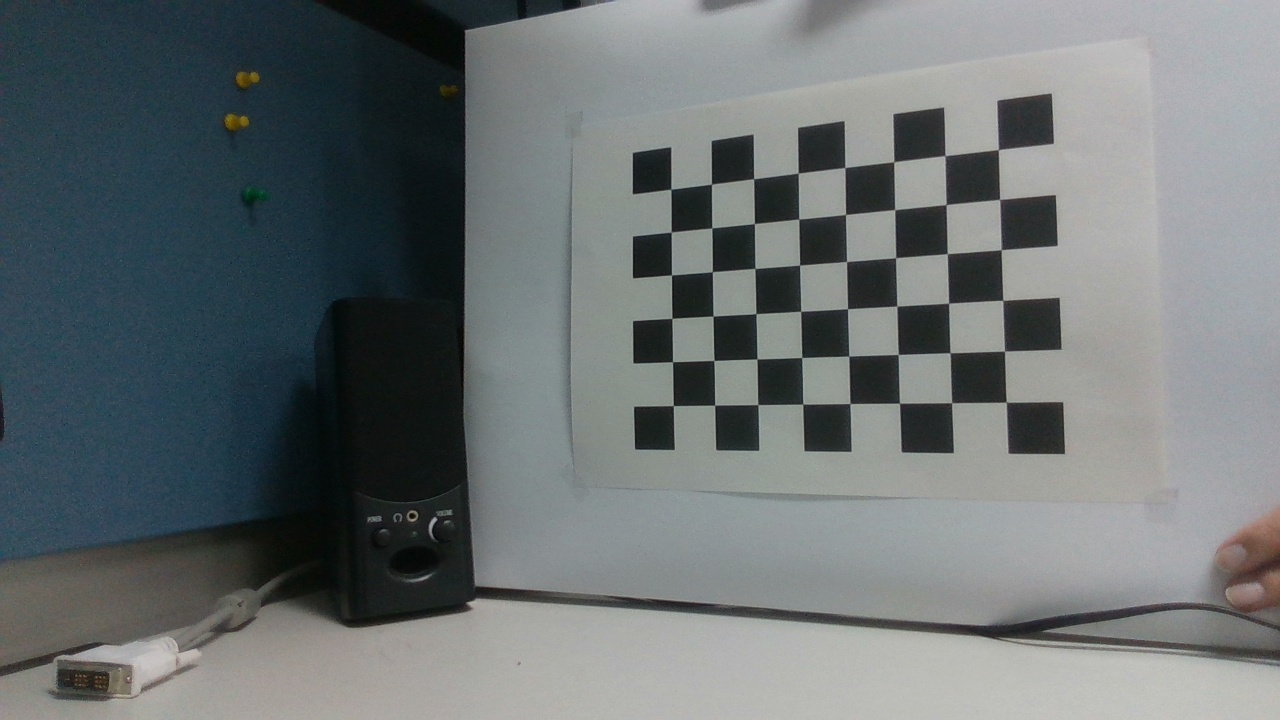
#> input picture tools/homography-matrix/1.jpg, 1280 x 720 px
$ python calculate-homography.py
#> lines starting #> are read from the running program, lines starting #| are printed output that depends on the picture
import cv2

img1 = cv2.imread("1.jpg", 0)
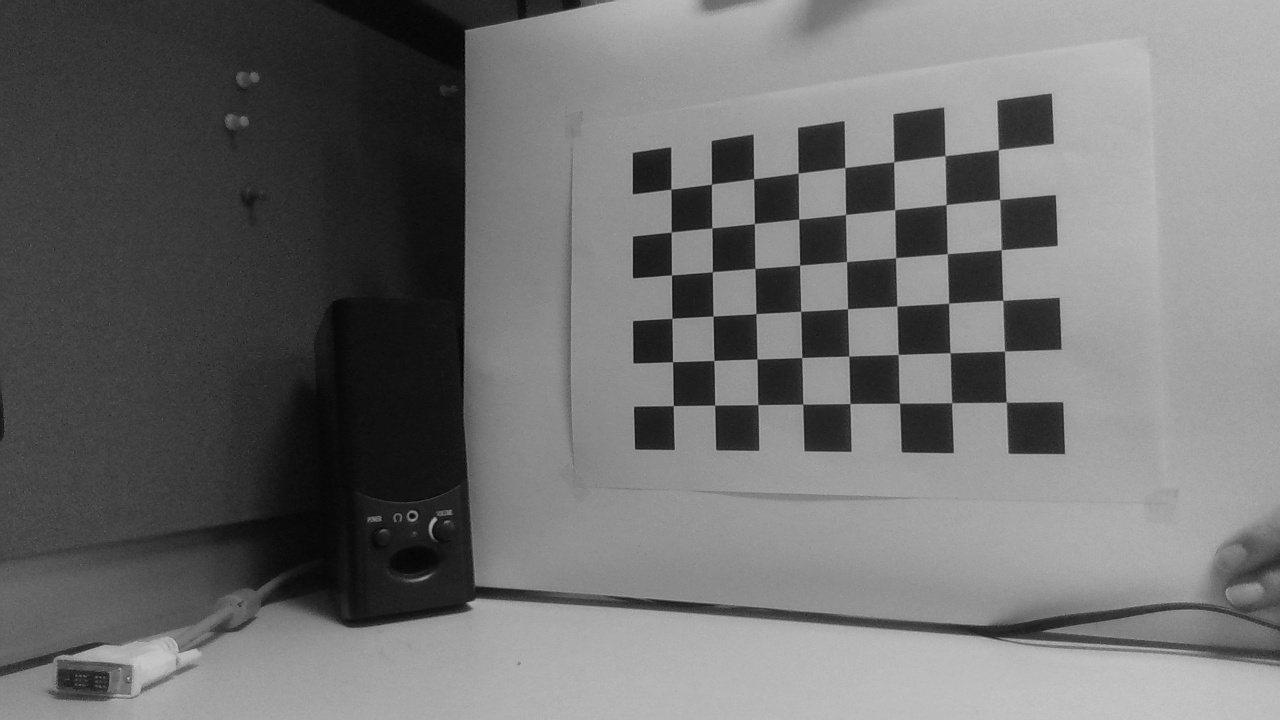
#> img1: shape (720, 1280); min 1, max 202, mean 110.9
img2 = cv2.imread("2.jpg", 0)
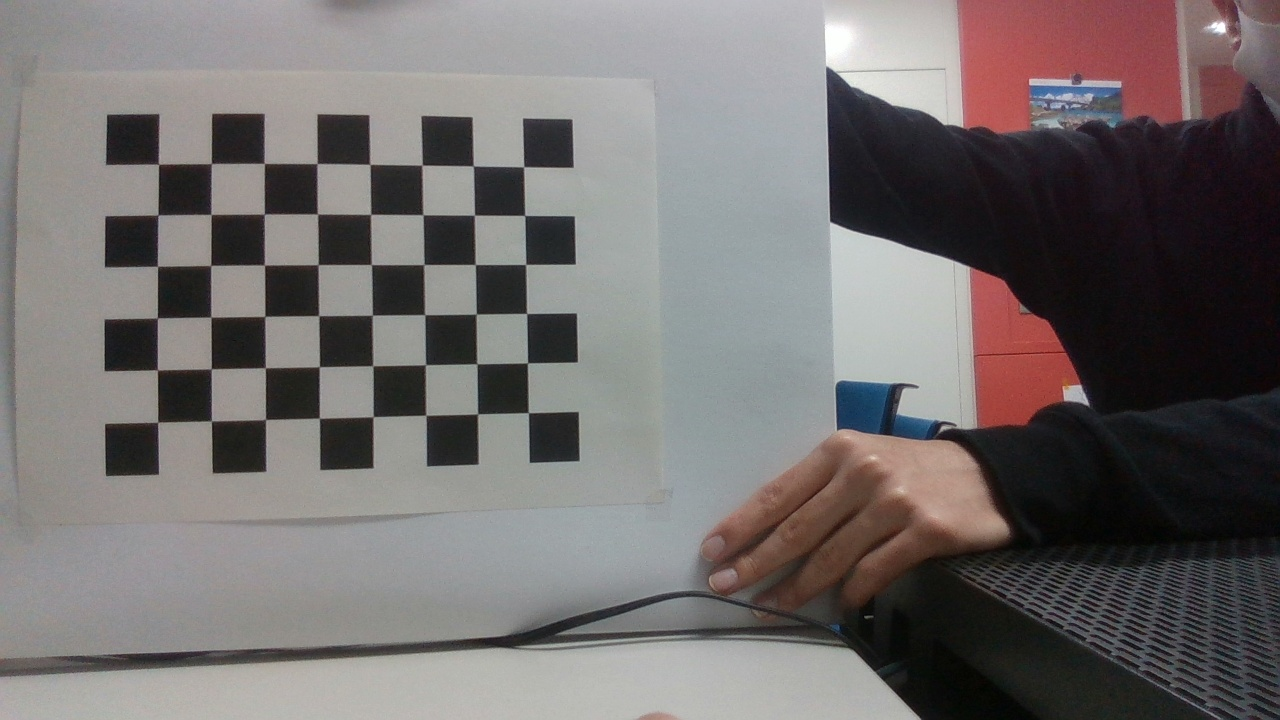
#> input picture tools/homography-matrix/2.jpg, 1280 x 720 px
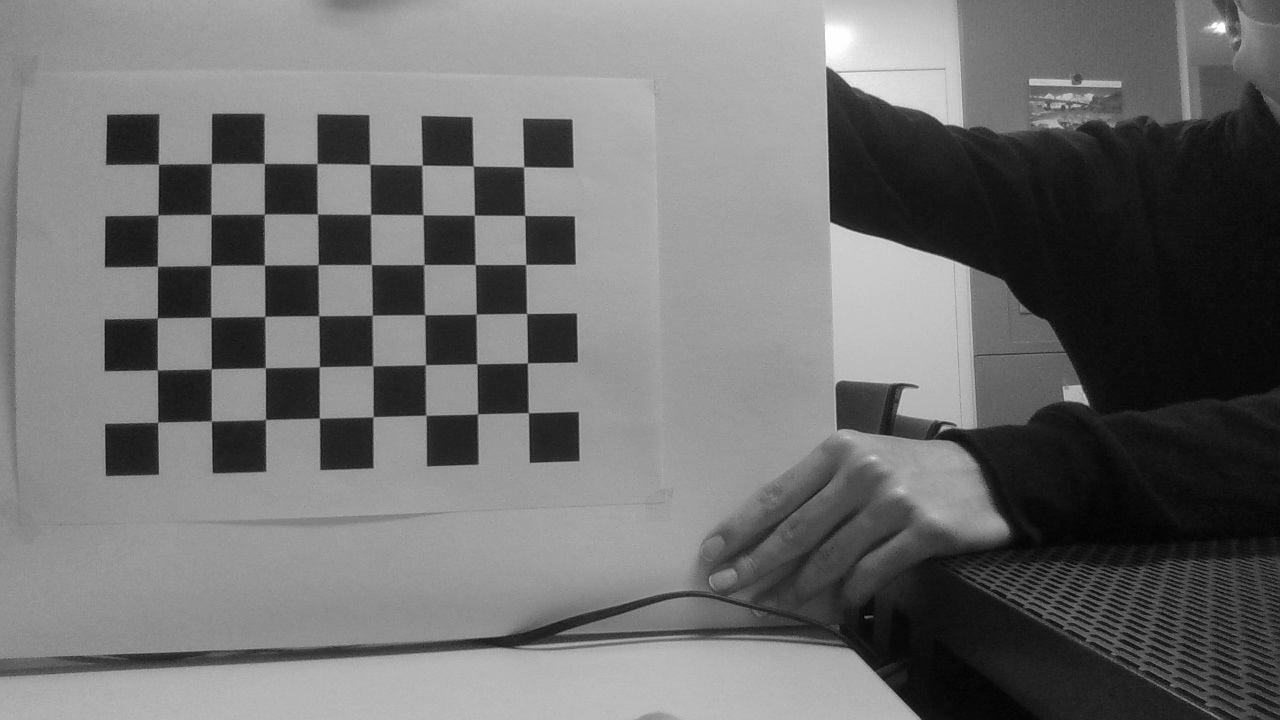
#> img2: shape (720, 1280); min 0, max 255, mean 111.6

patternSize = (8,6)

ret1, corners1 = cv2.findChessboardCorners(img1, patternSize)
#> ret1 = True; corners1 = 48 rows, first 8: [671, 189.2], [711.6, 184], [753.5, 178.6], [798.3, 173], [844.9, 167.6], [893.9, 161.8], [944.7, 155.7], [998.3, 149.8]
ret2, corners2 = cv2.findChessboardCorners(img2, patternSize)
#> ret2 = True; corners2 = 48 rows, first 8: [159.3, 164.1], [211.8, 163.4], [264.5, 163.1], [317.2, 163.5], [370.2, 164.2], [422.1, 165.2], [473.4, 165.7], [523.7, 167]

#print(corners1, corners2)

H, _ = cv2.findHomography(corners1, corners2)
#> H = [[2.62, -0.041, -1467.3], [0.466, 2.11, -419.5], [0.00119, -4.94e-05, 1]]
print(H)
#| [[ 2.61963372e+00 -4.09806995e-02 -1.46731937e+03]
#|  [ 4.66343919e-01  2.11132474e+00 -4.19522498e+02]
#|  [ 1.18782558e-03 -4.94496358e-05  1.00000000e+00]]

img1_warp = cv2.warpPerspective(img1, H, (img1.shape[1], img1.shape[0]))
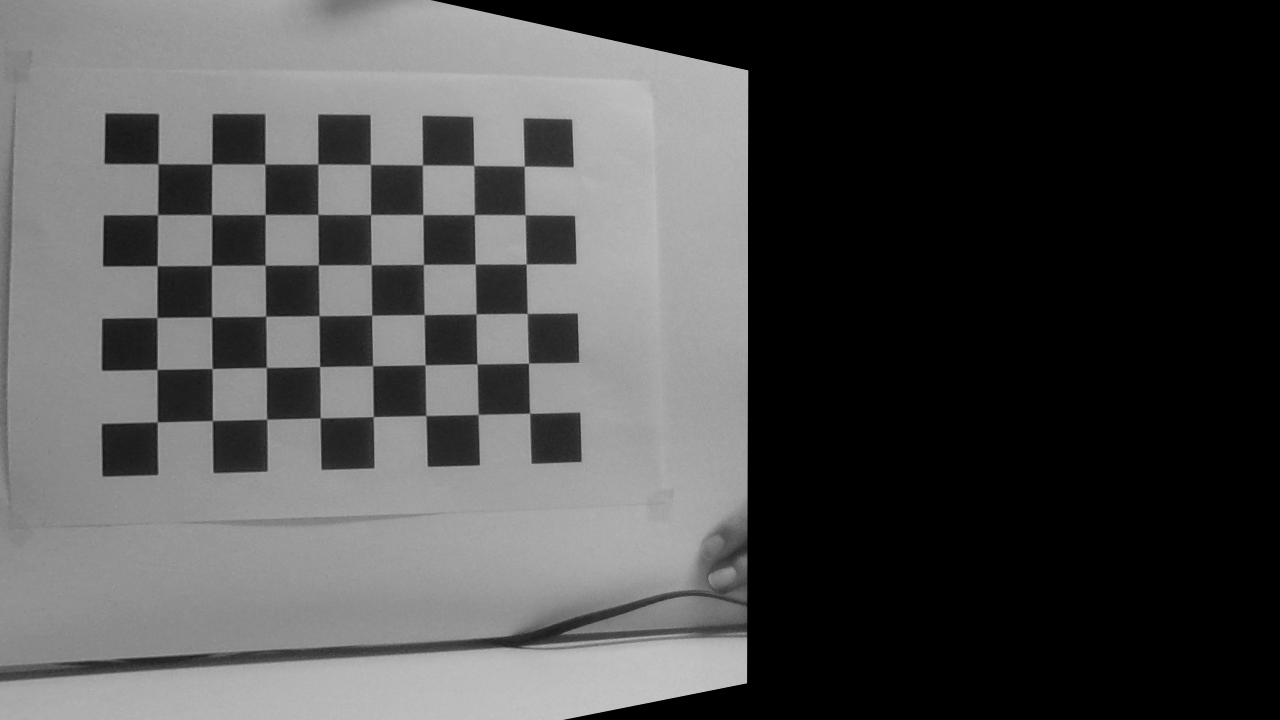
#> img1_warp: shape (720, 1280); min 0, max 197, mean 77.3

cv2.imshow('Warped Image', img1_warp)
cv2.waitKey(0)
